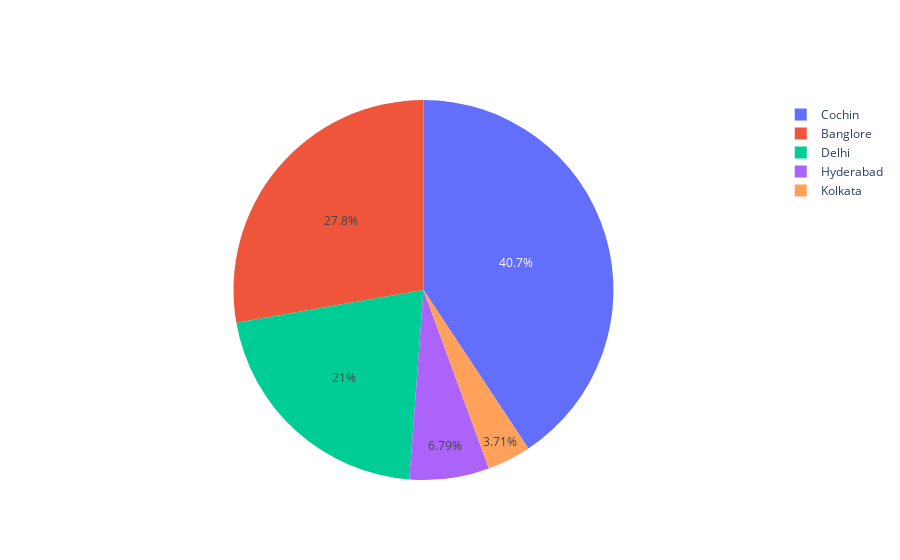

The code cell stored with this chart in its notebook:
### Code cell
import plotly.offline as py
import plotly.graph_objs as go
dest=[dest_counts['Delhi'],
       dest_counts['Banglore'],
       dest_counts['Cochin'],
       dest_counts['Kolkata'],
       dest_counts['Hyderabad'],
        
      ]
data_label=['Delhi', 'Banglore','Cochin', 'Kolkata', 'Hyderabad']

dest_pieChart=go.Pie(labels=data_label,values=dest)
py.iplot([dest_pieChart])

### Figure 1 — Plotly figure (JSON) as saved in the notebook; plotly's stock layout.template omitted (floating-point values rounded to 4 significant figures)
{"data": [{"labels": ["Delhi", "Banglore", "Cochin", "Kolkata", "Hyderabad"], "type": "pie", "values": [2161, 2850, 4178, 381, 697]}], "layout": {}}
